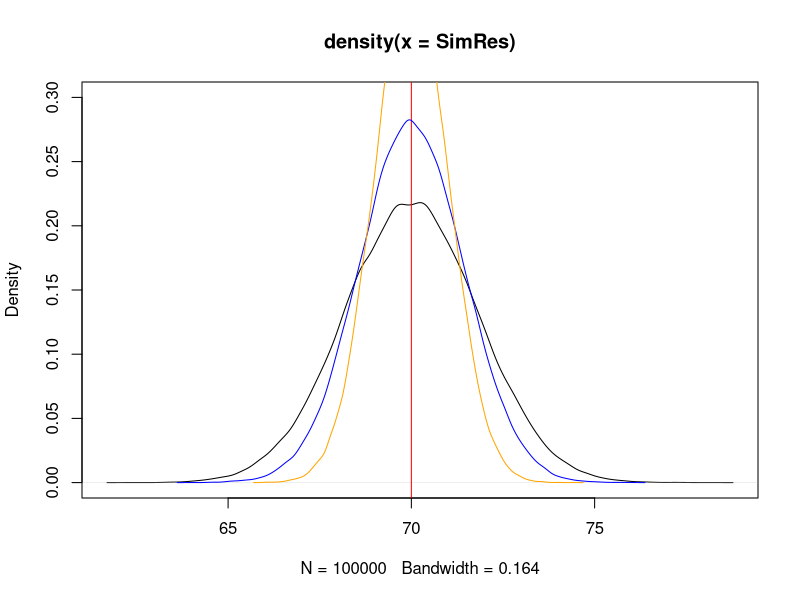
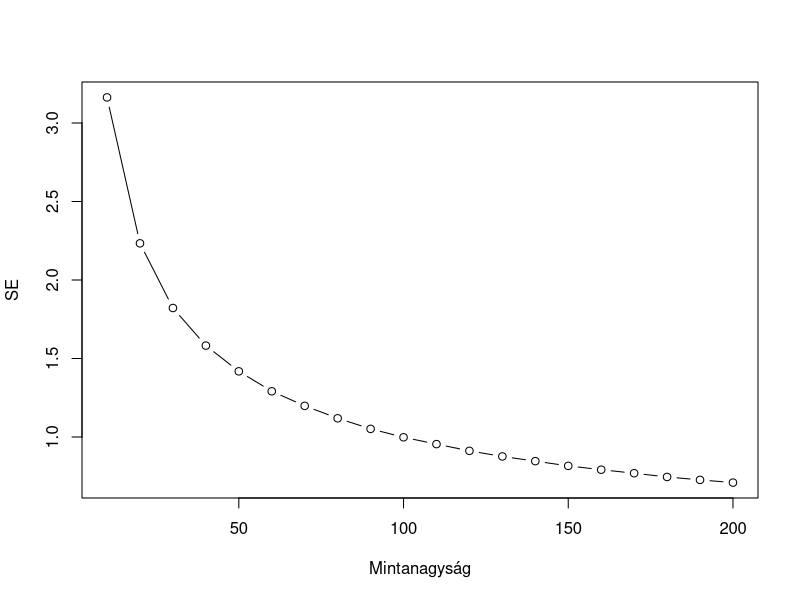
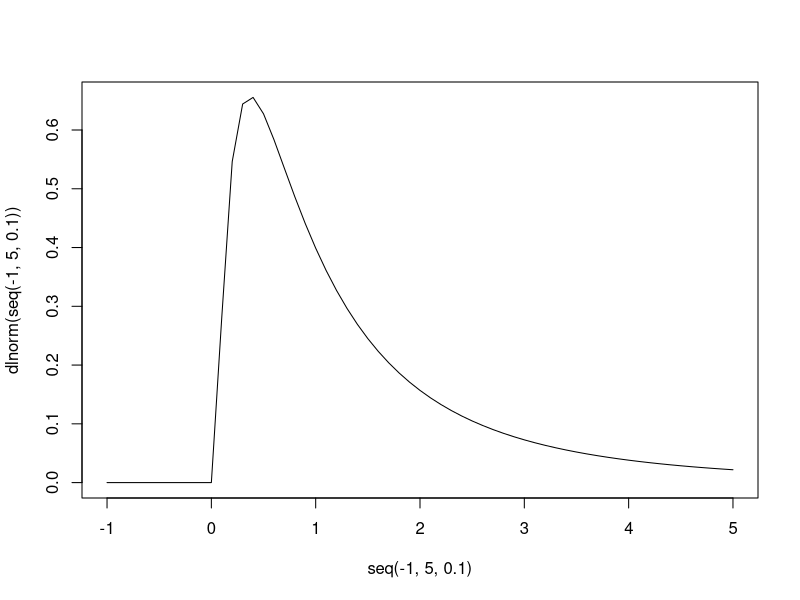
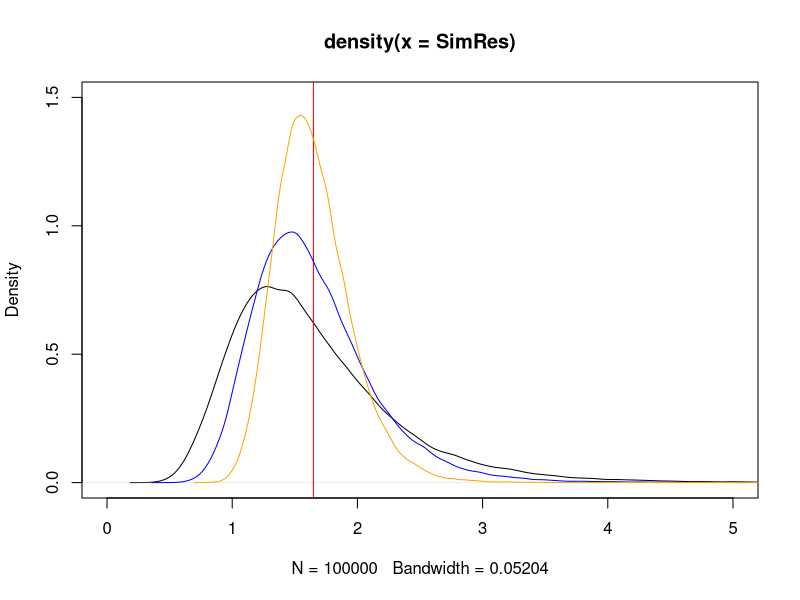
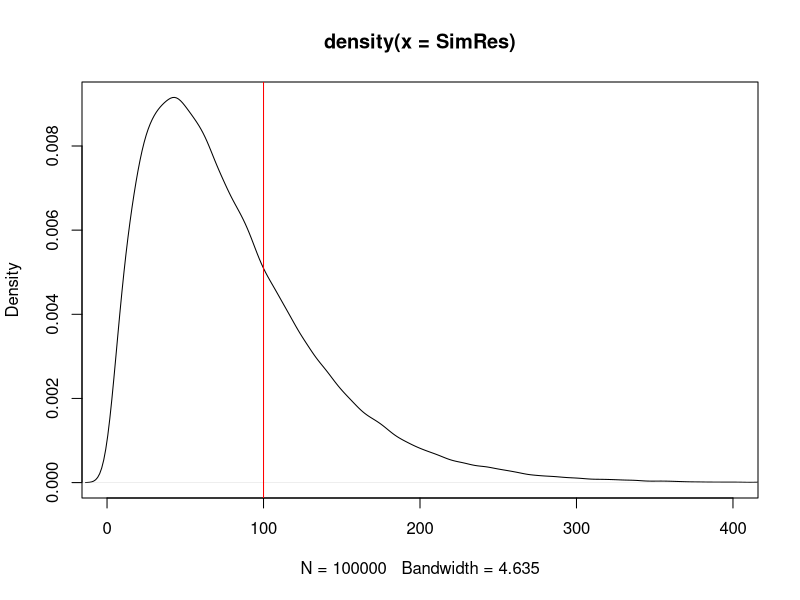

Write R code to recreate these figures, in order. (Note: a time limit stopped this script after it produced the figures.)
set.seed(1)

SimRes <- replicate(100000, {
  SimData <- rnorm(30, 70, 10)
  mean(SimData)
})

plot(density(SimRes), ylim = c(0, 0.3))
abline(v = 70, col = "red")

SimRes50 <- replicate(100000, {
  SimData <- rnorm(50, 70, 10)
  mean(SimData)
})

lines(density(SimRes50), col = "blue")

SimRes100 <- replicate(100000, {
  SimData <- rnorm(100, 70, 10)
  mean(SimData)
})

lines(density(SimRes100), col = "orange")

sd(SimRes)
sd(SimRes50)
sd(SimRes100)

SEvsn <- sapply(seq(10, 200, 10), function(n) {
  SimRes <- replicate(100000, {
    SimData <- rnorm(n, 70, 10)
    mean(SimData)
  })
  sd(SimRes)
})

plot(seq(10, 200, 10), SEvsn, type = "b",
     xlab = "Mintanagyság", ylab = "SE")

###

plot(seq(-1, 5, 0.1), dlnorm(seq(-1, 5, 0.1)),
     type = "l")

SimRes <- replicate(100000, {
  SimData <- rlnorm(10)
  mean(SimData)
})

plot(density(SimRes), xlim = c(0, 5),
     ylim = c(0, 1.5))
abline(v = exp(1/2), col = "red")

mean(SimRes)
exp(1/2)

SimRes20 <- replicate(100000, {
  SimData <- rlnorm(20)
  mean(SimData)
})

mean(SimRes20)

lines(density(SimRes20), col = "blue")

SimRes50 <- replicate(100000, {
  SimData <- rlnorm(50)
  mean(SimData)
})

lines(density(SimRes50), col = "orange")

###

SimRes <- replicate(100000, {
  SimData <- rnorm(5, 70, 10)
  mean((SimData-mean(SimData))^2)
})

plot(density(SimRes), xlim = c(0, 400))
abline(v = 100, col = "red")

mean(SimRes)

Meanvsn <- sapply(seq(3, 30, 1), function(n) {
  SimRes <- replicate(100000, {
    SimData <- rnorm(n, 70, 10)
    mean((SimData-mean(SimData))^2)
  })
  mean(SimRes)
})

plot(3:30, Meanvsn, type = "b", ylim = c(60, 110))
abline(h = 100, col = "red")

cbind(3:30, Meanvsn, Meanvsn*(3:30)/(2:29))

###

qnorm(1-0.05/2)

SimRes <- replicate(100000, {
  SimData <- rnorm(30, 70, 10)
  mean(SimData)
})

qnorm(1-0.05/2)*10/sqrt(30)
mean((70-qnorm(1-0.05/2)*10/sqrt(30) < SimRes)&
       (SimRes < 70 + qnorm(1-0.05/2)*10/sqrt(30)))

qnorm(1-0.01/2)*10/sqrt(30)
mean((70-qnorm(1-0.01/2)*10/sqrt(30) < SimRes)&
       (SimRes < 70 + qnorm(1-0.01/2)*10/sqrt(30)))

SimRes <- rnorm(30, 70, 10)
SimRes

mean(SimRes)
qnorm(1-0.05/2)*10/sqrt(30)
